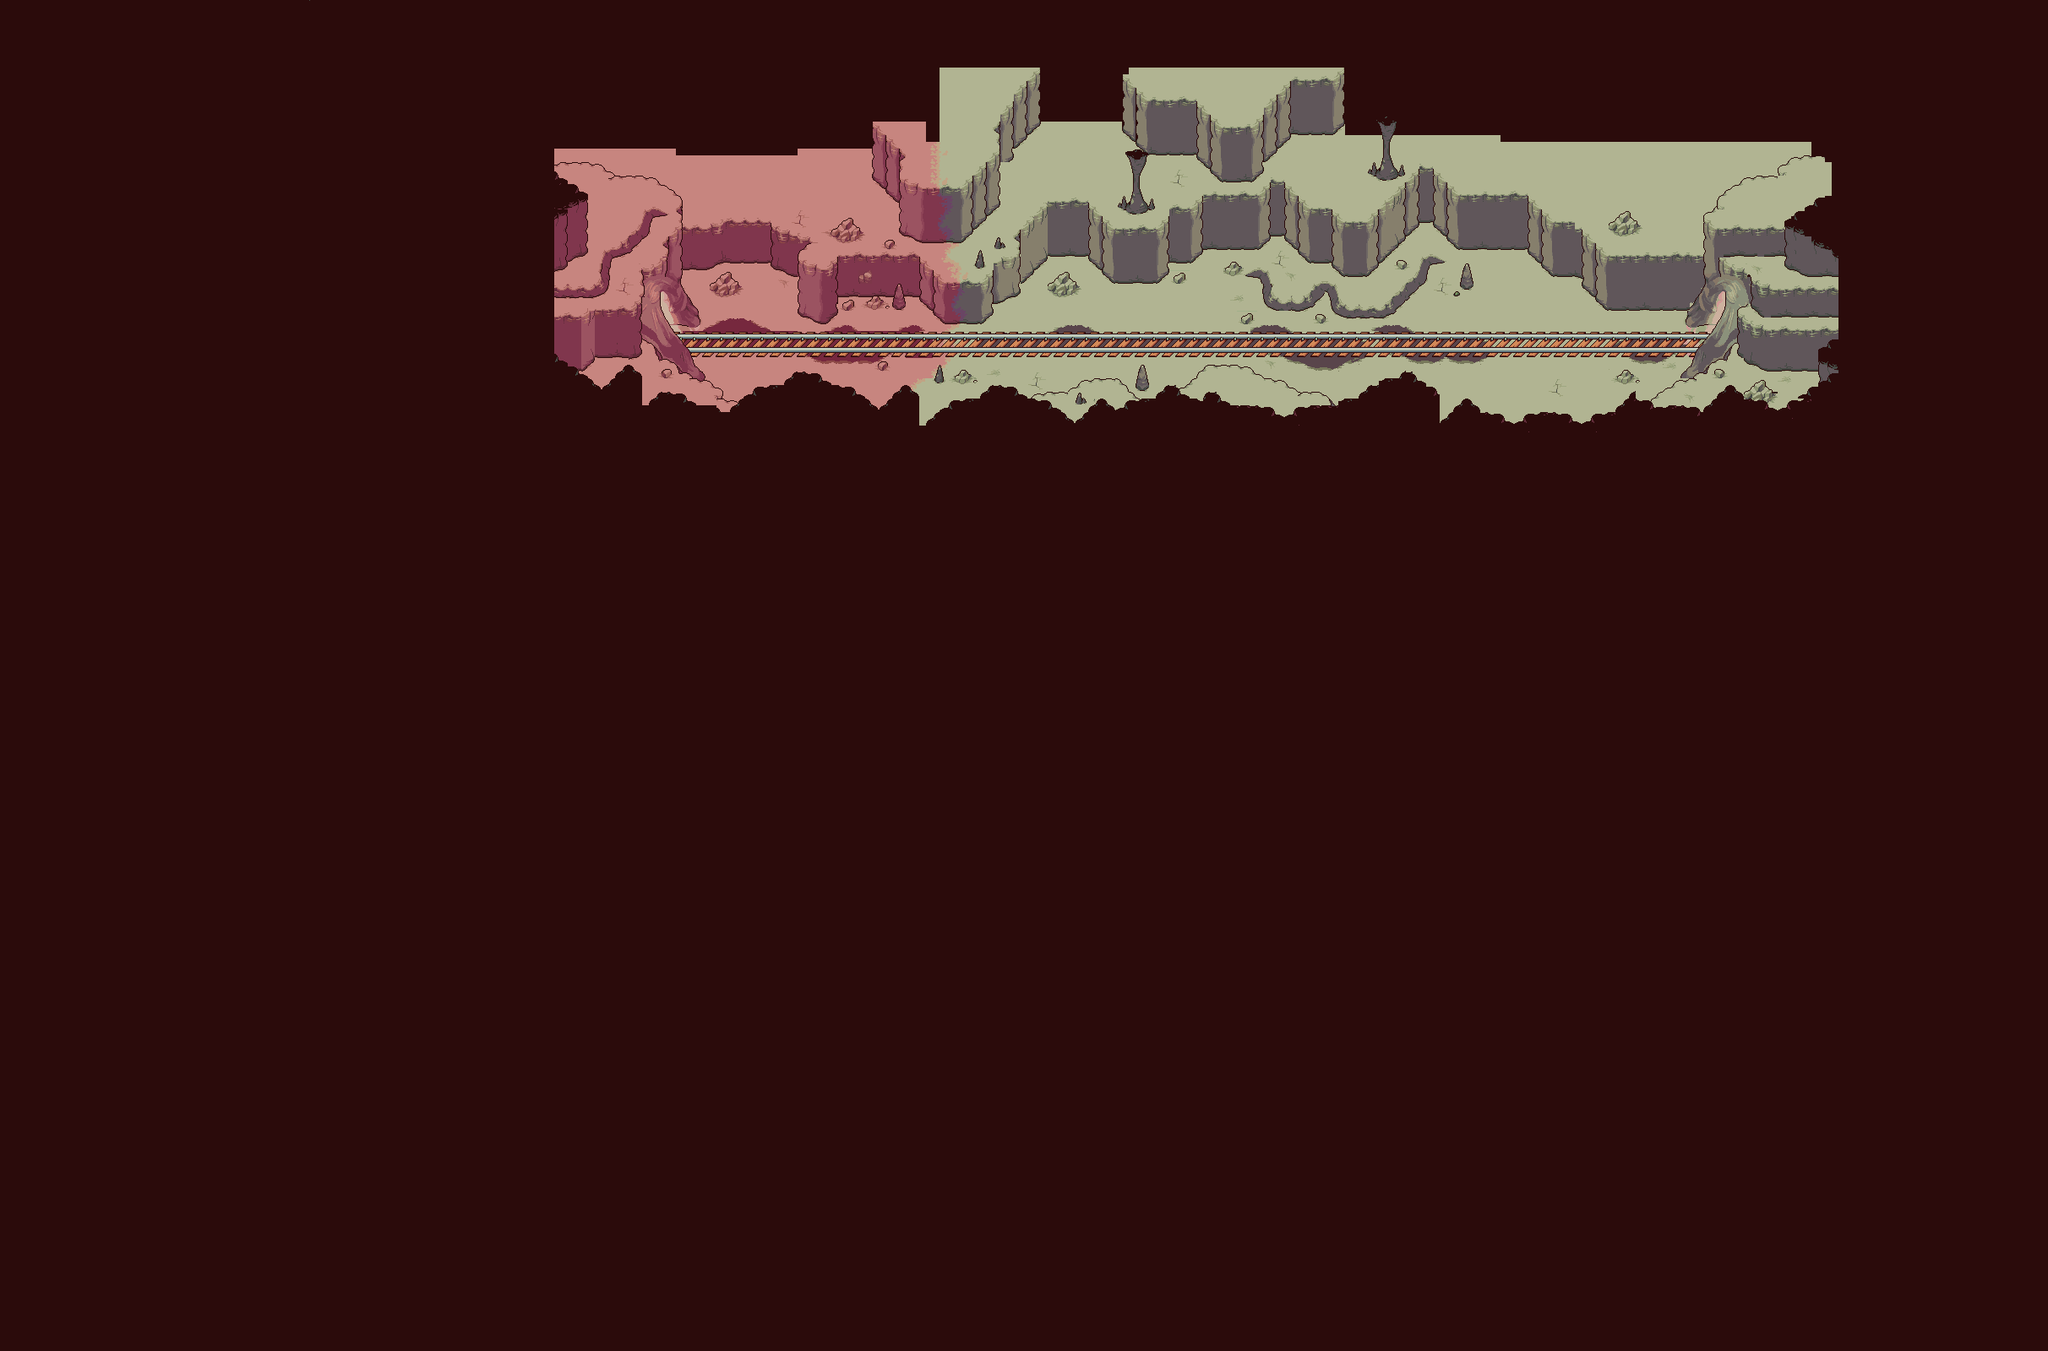

A 2D game scene composited from a Tiled map and its tileset images. What follows is a short description and the map's XML, with each tile layer's data collapsed to a summary:
An orthogonal 303x200 tile map with 8x8 px tiles, 8 tile layers (Tile Layer 3, Tile Layer 2, Tile Layer 1, dirt, ...) and 2 objects (2x door).

<map version="1.0" orientation="orthogonal" renderorder="right-down" width="303" height="200" tilewidth="8" tileheight="8" backgroundcolor="#2b0b0b" nextobjectid="12">
 <properties>
  <property name="name" value="cavetounion" />
  <property name="script" value="belringtounion4" />
  <property name="subtitle" value="cavetounion" />
  <property name="title" value="cavetounion" />
 </properties>
 <tileset firstgid="1" source="unioncave.tsx" />
 <layer name="Tile Layer 3" width="303" height="200">
  <data>[60600 cells, 9124 non-empty, 38 distinct tile ids]</data>
 </layer>
 <layer name="Tile Layer 2" width="303" height="200">
  <data>[60600 cells, 3379 non-empty, 243 distinct tile ids]</data>
 </layer>
 <layer name="Tile Layer 1" width="303" height="200">
  <data>[60600 cells, 2304 non-empty, 650 distinct tile ids]</data>
 </layer>
 <layer name="dirt" width="303" height="200">
  <data>[60600 cells, 517 non-empty, 107 distinct tile ids]</data>
 </layer>
 <layer name="tracks" width="303" height="200">
  <data>[60600 cells, 1316 non-empty, 389 distinct tile ids]</data>
 </layer>
 <layer name="overlaysubsub" width="303" height="200">
  <properties>
   <property name="depth" value="900" />
  </properties>
  <data>[60600 cells, 506 non-empty, 113 distinct tile ids]</data>
 </layer>
 <layer name="overlaysub" width="303" height="200">
  <properties>
   <property name="depth" value="910" />
  </properties>
  <data>[60600 cells, 1769 non-empty, 586 distinct tile ids]</data>
 </layer>
 <layer name="overlay" width="303" height="200">
  <properties>
   <property name="depth" value="930" />
  </properties>
  <data>[60600 cells, 7897 non-empty, 346 distinct tile ids]</data>
 </layer>
 <objectgroup name="objects">
  <object id="5" type="door" x="769.875" y="383.5" width="20.25" height="46">
   <properties>
    <property name="map" value="belring transition" />
    <property name="xto" value="3728" />
    <property name="yto" value="2232" />
   </properties>
  </object>
  <object id="11" type="door" x="2030.62" y="384.5" width="20.25" height="46">
   <properties>
    <property name="map" value="union city" />
    <property name="xto" value="984" />
    <property name="yto" value="864" />
   </properties>
  </object>
 </objectgroup>
</map>
